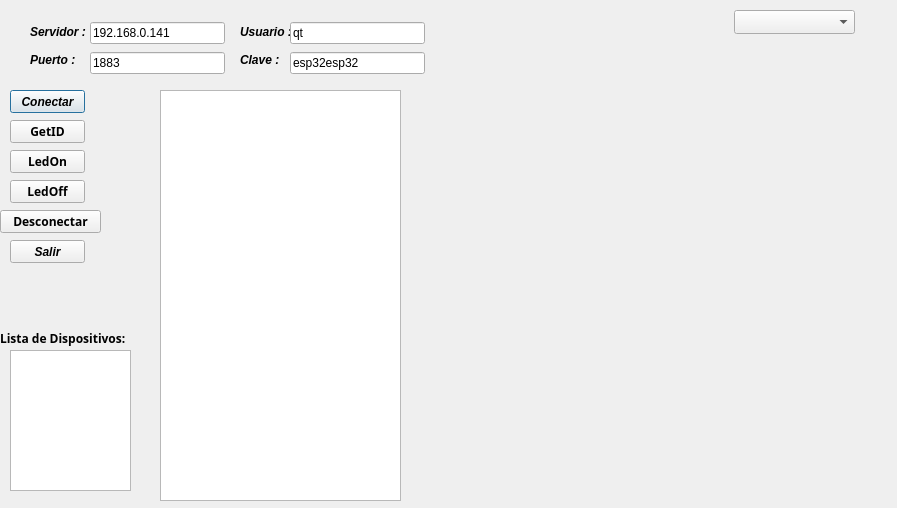
<?xml version="1.0" encoding="UTF-8"?>
<ui version="4.0">
 <class>Dialog</class>
 <widget class="QDialog" name="Dialog">
  <property name="geometry">
   <rect>
    <x>0</x>
    <y>0</y>
    <width>897</width>
    <height>508</height>
   </rect>
  </property>
  <property name="windowTitle">
   <string>Dialog</string>
  </property>
  <widget class="QPushButton" name="btn_connect">
   <property name="geometry">
    <rect>
     <x>10</x>
     <y>90</y>
     <width>75</width>
     <height>23</height>
    </rect>
   </property>
   <property name="font">
    <font>
     <weight>75</weight>
     <italic>true</italic>
     <bold>true</bold>
     <kerning>false</kerning>
    </font>
   </property>
   <property name="text">
    <string>Conectar</string>
   </property>
  </widget>
  <widget class="QPushButton" name="btn_desconectar">
   <property name="geometry">
    <rect>
     <x>0</x>
     <y>210</y>
     <width>101</width>
     <height>23</height>
    </rect>
   </property>
   <property name="font">
    <font>
     <family>Arial Black</family>
     <weight>75</weight>
     <italic>false</italic>
     <bold>true</bold>
     <kerning>false</kerning>
    </font>
   </property>
   <property name="text">
    <string>Desconectar</string>
   </property>
  </widget>
  <widget class="QPushButton" name="btn_led_on">
   <property name="geometry">
    <rect>
     <x>10</x>
     <y>150</y>
     <width>75</width>
     <height>23</height>
    </rect>
   </property>
   <property name="font">
    <font>
     <family>Arial Black</family>
     <weight>75</weight>
     <italic>false</italic>
     <bold>true</bold>
     <kerning>false</kerning>
    </font>
   </property>
   <property name="text">
    <string>LedOn</string>
   </property>
  </widget>
  <widget class="QPushButton" name="btn_led_Off">
   <property name="geometry">
    <rect>
     <x>10</x>
     <y>180</y>
     <width>75</width>
     <height>23</height>
    </rect>
   </property>
   <property name="font">
    <font>
     <family>Arial Black</family>
     <weight>75</weight>
     <italic>false</italic>
     <bold>true</bold>
     <kerning>false</kerning>
    </font>
   </property>
   <property name="text">
    <string>LedOff</string>
   </property>
  </widget>
  <widget class="QListWidget" name="list">
   <property name="geometry">
    <rect>
     <x>160</x>
     <y>90</y>
     <width>241</width>
     <height>411</height>
    </rect>
   </property>
  </widget>
  <widget class="QPushButton" name="btn_GETID">
   <property name="geometry">
    <rect>
     <x>10</x>
     <y>120</y>
     <width>75</width>
     <height>23</height>
    </rect>
   </property>
   <property name="font">
    <font>
     <family>Arial Black</family>
     <weight>75</weight>
     <italic>false</italic>
     <bold>true</bold>
     <kerning>false</kerning>
    </font>
   </property>
   <property name="text">
    <string>GetID</string>
   </property>
  </widget>
  <widget class="QPushButton" name="pushButton">
   <property name="geometry">
    <rect>
     <x>10</x>
     <y>240</y>
     <width>75</width>
     <height>23</height>
    </rect>
   </property>
   <property name="font">
    <font>
     <weight>75</weight>
     <italic>true</italic>
     <bold>true</bold>
     <kerning>false</kerning>
    </font>
   </property>
   <property name="text">
    <string>Salir</string>
   </property>
  </widget>
  <widget class="QWidget" name="layoutWidget">
   <property name="geometry">
    <rect>
     <x>240</x>
     <y>20</y>
     <width>59</width>
     <height>51</height>
    </rect>
   </property>
   <layout class="QVBoxLayout" name="verticalLayout">
    <item>
     <widget class="QLabel" name="label_3">
      <property name="font">
       <font>
        <weight>75</weight>
        <italic>true</italic>
        <bold>true</bold>
        <kerning>false</kerning>
       </font>
      </property>
      <property name="text">
       <string>Usuario :</string>
      </property>
     </widget>
    </item>
    <item>
     <widget class="QLabel" name="label_4">
      <property name="font">
       <font>
        <weight>75</weight>
        <italic>true</italic>
        <bold>true</bold>
        <kerning>false</kerning>
       </font>
      </property>
      <property name="text">
       <string>Clave : </string>
      </property>
     </widget>
    </item>
   </layout>
  </widget>
  <widget class="QWidget" name="layoutWidget">
   <property name="geometry">
    <rect>
     <x>290</x>
     <y>20</y>
     <width>135</width>
     <height>57</height>
    </rect>
   </property>
   <layout class="QVBoxLayout" name="verticalLayout_2">
    <item>
     <widget class="QLineEdit" name="le_usuario">
      <property name="text">
       <string>qt</string>
      </property>
      <property name="readOnly">
       <bool>false</bool>
      </property>
     </widget>
    </item>
    <item>
     <widget class="QLineEdit" name="le_clave">
      <property name="text">
       <string>esp32esp32</string>
      </property>
      <property name="readOnly">
       <bool>false</bool>
      </property>
     </widget>
    </item>
   </layout>
  </widget>
  <widget class="QWidget" name="layoutWidget">
   <property name="geometry">
    <rect>
     <x>30</x>
     <y>20</y>
     <width>66</width>
     <height>51</height>
    </rect>
   </property>
   <layout class="QVBoxLayout" name="verticalLayout_3">
    <item>
     <widget class="QLabel" name="label">
      <property name="font">
       <font>
        <weight>75</weight>
        <italic>true</italic>
        <bold>true</bold>
        <kerning>false</kerning>
       </font>
      </property>
      <property name="text">
       <string>Servidor :</string>
      </property>
     </widget>
    </item>
    <item>
     <widget class="QLabel" name="label_2">
      <property name="font">
       <font>
        <weight>75</weight>
        <italic>true</italic>
        <bold>true</bold>
        <kerning>false</kerning>
       </font>
      </property>
      <property name="text">
       <string>Puerto :</string>
      </property>
     </widget>
    </item>
   </layout>
  </widget>
  <widget class="QWidget" name="layoutWidget">
   <property name="geometry">
    <rect>
     <x>90</x>
     <y>20</y>
     <width>135</width>
     <height>57</height>
    </rect>
   </property>
   <layout class="QVBoxLayout" name="verticalLayout_4">
    <item>
     <widget class="QLineEdit" name="le_servidor">
      <property name="autoFillBackground">
       <bool>false</bool>
      </property>
      <property name="text">
       <string>192.168.0.141</string>
      </property>
      <property name="dragEnabled">
       <bool>false</bool>
      </property>
      <property name="readOnly">
       <bool>false</bool>
      </property>
     </widget>
    </item>
    <item>
     <widget class="QLineEdit" name="le_puerto">
      <property name="text">
       <string>1883</string>
      </property>
      <property name="readOnly">
       <bool>false</bool>
      </property>
     </widget>
    </item>
   </layout>
  </widget>
  <widget class="QLabel" name="label_5">
   <property name="geometry">
    <rect>
     <x>0</x>
     <y>330</y>
     <width>151</width>
     <height>16</height>
    </rect>
   </property>
   <property name="font">
    <font>
     <family>Arial Black</family>
     <weight>75</weight>
     <italic>false</italic>
     <bold>true</bold>
     <kerning>false</kerning>
    </font>
   </property>
   <property name="text">
    <string>Lista de Dispositivos:</string>
   </property>
  </widget>
  <widget class="QListWidget" name="ListDispo">
   <property name="geometry">
    <rect>
     <x>10</x>
     <y>350</y>
     <width>121</width>
     <height>141</height>
    </rect>
   </property>
  </widget>
  <widget class="QCustomPlot" name="grafico" native="true">
   <property name="geometry">
    <rect>
     <x>420</x>
     <y>90</y>
     <width>451</width>
     <height>381</height>
    </rect>
   </property>
  </widget>
  <widget class="QComboBox" name="boxdispositivos">
   <property name="geometry">
    <rect>
     <x>734</x>
     <y>10</y>
     <width>121</width>
     <height>24</height>
    </rect>
   </property>
  </widget>
 </widget>
 <customwidgets>
  <customwidget>
   <class>QCustomPlot</class>
   <extends>QWidget</extends>
   <header location="global">qcustomplot.h</header>
   <container>1</container>
  </customwidget>
 </customwidgets>
 <resources/>
 <connections/>
</ui>
